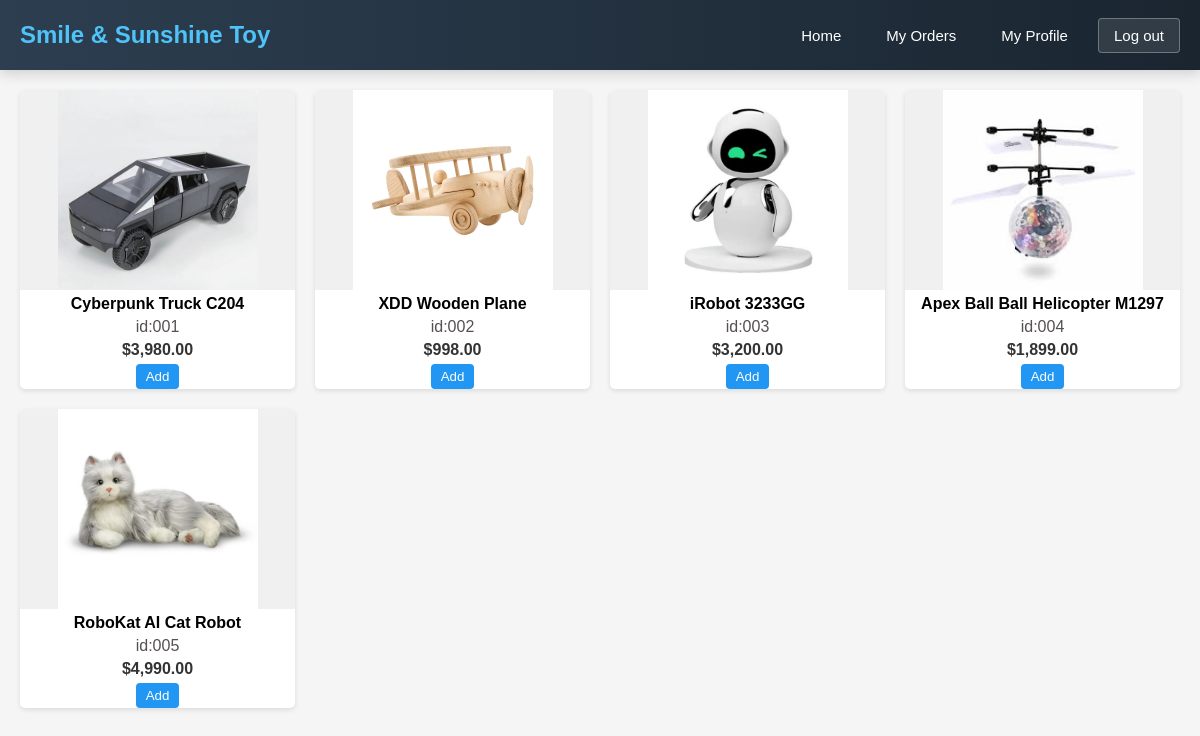
Screenshot of /sample/customer/Index.php (signed in) with the database file from the repository.
### tables this page shows
CREATE TABLE `product` (
  `pid` int NOT NULL AUTO_INCREMENT,
  `pname` varchar(255) NOT NULL,
  `pdesc` text,
  `pcost` decimal(12,2) NOT NULL,
  PRIMARY KEY (`pid`)
);

### sample/customer/Index.php (the view, shortened to what this page needs)
<?php
include '../conn.php';
$products = [];
$sql = "SELECT pid, pname, pcost FROM product";
$result = mysqli_query($conn, $sql);
while ($row = mysqli_fetch_assoc($result)) {
    $products[] = $row;
}
?>
<!DOCTYPE html>
<html lang="en">
<head>
    <link rel="stylesheet" href="../CSS/index.css">
    <link rel="stylesheet" href="../CSS/header.css">
</head>
<body>
<header>
    <div class="logo">
        <a href="Index.php">Smile &amp; Sunshine Toy</a>
    </div>
    <div class="user-actions">
        <a href="Index.php">Home</a>
        <a href="MyOrder.php">My Orders</a>
        <a href="Profile.php">My Profile</a>
        <a href="../logout.php" class="logout-btn">Log out</a>
    </div>
</header>
<main class="product-grid">
    <?php foreach ($products as $product): ?>
        <div class="product-card">
            <div class="product-image">
                <img src="../Sample Images/product/<?= $product['pid'] ?>.jpg" alt="<?= htmlspecialchars($product['pname']) ?>">
            </div>
            <div class="product-title"><?= htmlspecialchars($product['pname']) ?></div>
            <div class="product-ID">id:<?= str_pad($product['pid'], 3, '0', STR_PAD_LEFT) ?></div>
            <div class="product-price">$<?= number_format($product['pcost'], 2) ?></div>
            <button class="add-to-cart" onclick="addToCart(<?= $product['pid'] ?>)">Add</button>
        </div>
    <?php endforeach; ?>
</main>
</body>
</html>

### sample/CSS/index.css (style rules this page uses)
* { margin: 0; padding: 0; box-sizing: border-box; font-family: Arial, sans-serif; }
body { background-color: #f5f5f5; }
.product-grid { display: grid; grid-template-columns: repeat(auto-fill, minmax(250px, 1fr)); gap: 20px; padding: 20px; }
.product-card { background-color: white; border-radius: 5px; overflow: hidden; box-shadow: 0 2px 5px rgba(0,0,0,0.1); text-align: center; }
.product-image { height: 200px; background-color: #f0f0f0; display: flex; align-items: center; justify-content: center; }
.product-image img { max-width: 100%; max-height: 100%; object-fit: contain; }
.product-title { font-weight: bold; padding: 5px 0; }
.product-ID { padding: 0px 0; color: rgba(56, 49, 49, 0.85); }
.product-price { font-weight: bold; color: #333; margin: 5px 0; }
.add-to-cart { padding: 5px 10px; background-color: #2196F3; color: white; border: none; border-radius: 4px; text-decoration: none; display: inline-block; }

### sample/CSS/header.css (style rules this page uses)
header { display: flex; justify-content: space-between; align-items: center; background: linear-gradient(90deg, #2c3e50, #1a2530); color: white; padding: 0 20px; position: sticky; top: 0; z-index: 1000; box-shadow: 0 4px 12px rgba(0, 0, 0, 0.15); height: 70px; }
.logo { display: flex; align-items: center; }
.logo a { font-size: 24px; font-weight: 700; color: #4fc3f7; text-decoration: none; }
.user-actions { display: flex; gap: 15px; align-items: center; }
.user-actions a { color: white; text-decoration: none; font-size: 15px; font-weight: 500; padding: 8px 15px; border-radius: 4px; transition: background 0.3s; }
.logout-btn { background: rgba(255, 255, 255, 0.1); border: 1px solid rgba(255, 255, 255, 0.3); }

### rows the page displays
product: shows a picture, pname "Cyberpunk Truck C204", pid "001", pcost "3,980.00"
product: shows a picture, pname "XDD Wooden Plane", pid "002", pcost "998.00"
product: shows a picture, pname "iRobot 3233GG", pid "003", pcost "3,200.00"
product: shows a picture, pname "Apex Ball Ball Helicopter M1297", pid "004", pcost "1,899.00"
product: shows a picture, pname "RoboKat AI Cat Robot", pid "005", pcost "4,990.00"
